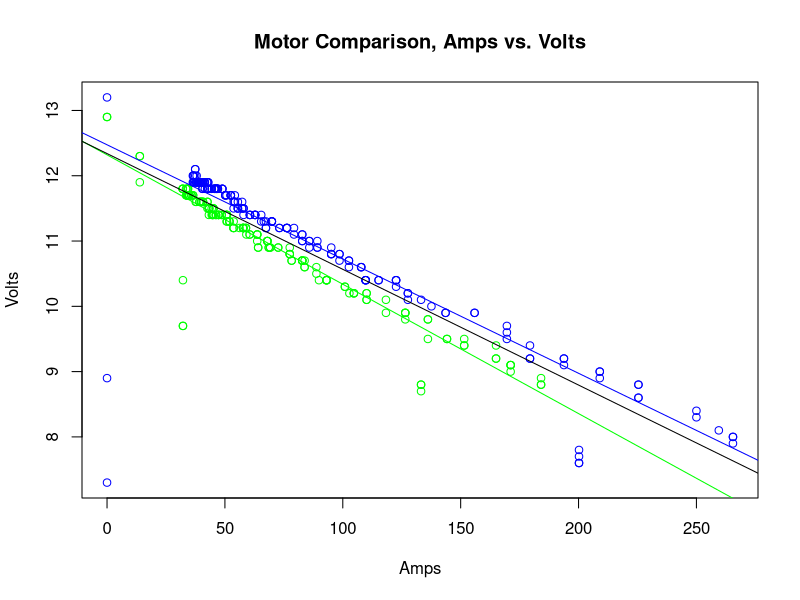

The R script that drew this image: (Note: a time limit stopped this script after it produced the figure.)
#!/usr/bin/env Rscript

removeOutliers <- function(dataset) {
    datasetRemoved = list()

    lsrl = lm(dataset$y ~ dataset$x)

    # Find Residual Statistics
    resMean = mean(lsrl$residuals)
    resSD = sd(lsrl$residuals)
    resZ = (lsrl$residuals - resMean) / resSD

    # Keep Only Points where Residual Z-Score < 3
    datasetRemoved$x = dataset$x[abs(resZ) < 3]
    datasetRemoved$y = dataset$y[abs(resZ) < 3]

    return(datasetRemoved)
}

getOutliers <- function(dataset) {
    datasetOutliers = list()

    lsrl = lm(dataset$y ~ dataset$x)

    # Find Residual Statistics
    resMean = mean(lsrl$residuals)
    resSD = sd(lsrl$residuals)
    resZ = (lsrl$residuals - resMean) / resSD

    # Keep Only Points where Residual Z-Score > 3
    datasetOutliers$x = dataset$x[abs(resZ) > 3]
    datasetOutliers$y = dataset$y[abs(resZ) > 3]

    return(datasetOutliers)
}

# Datasets
dataA = list()
dataB = list()
dataAB = list()

# Read Files
dataAfile = read.csv("data/4cim.csv", header = TRUE)
dataBfile = read.csv("data/4minicim.csv", header = TRUE)

# Assign to Datasets
dataA$x = dataAfile$TOTAL.AMP
dataA$y = dataAfile$VOLT
dataB$x = dataBfile$TOTAL.AMP
dataB$y = dataBfile$VOLT

# Filter Outliers (optional)
#dataA = filterOutliers(dataA)
#dataB = filterOutliers(dataB)

# Only keep every 5th element (optional)
#dataAamps = dataAamps[seq(1, length(dataAamps), 5)]
#dataAvolts = dataAvolts[seq(1, length(dataAvolts), 5)]
#dataBamps = dataBamps[seq(1, length(dataBamps), 5)]
#dataBvolts = dataBvolts[seq(1, length(dataBvolts), 5)]

# Find combined data set
dataAB$x = c(dataA$x, dataB$x)
dataAB$y = c(dataA$y, dataB$y)

# TODO correlation coefficient for each dataset?
# TODO display LSRL for each set?
# TODO keep original dataset, plot outliers

# Plot Datasets (optional)
x11()
plot(dataA$x, dataA$y, main="Motor Comparison, Amps vs. Volts", xlab="Amps", ylab="Volts", col="blue")
points(dataB$x, dataB$y, col="green")
abline(lm(dataA$y ~ dataA$x), col="blue")
abline(lm(dataB$y ~ dataB$x), col="green")
abline(lm(dataAB$y ~ dataAB$x), col="black")

# TODO avoid recomputing Linear Models, store in dataA$lm? Also store dataA$residuals? (Or just dataA$lm$residuals)

# Find SSRs
dataA$ssr = sum(resid(lm(dataA$y ~ dataA$x)) ^ 2)
dataB$ssr = sum(resid(lm(dataB$y ~ dataB$x)) ^ 2)
dataAB$ssr = sum(resid(lm(dataAB$y ~ dataAB$x)) ^ 2)

# Do Chow Test to find F statistic
k = 3
df = length(dataA$x) + length(dataB$x) - (2 * k)

fstat = ((dataAB$ssr - (dataA$ssr + dataB$ssr)) / k) / ((dataA$ssr + dataB$ssr) / (df))
pval = pf(fstat, k, df)

# Print Info
cat("SSR A:", dataA$ssr, "\n")
cat("SSR B:", dataB$ssr, "\n")
cat("SSR AB:", dataAB$ssr, "\n")
cat("k:", k, "\n")
cat("df:", df, "\n")
cat("F:", fstat, "\n")
cat("P-Value:", pval, "\n")

Sys.sleep(1000)
#readline(prompt="Press [enter] to quit")
